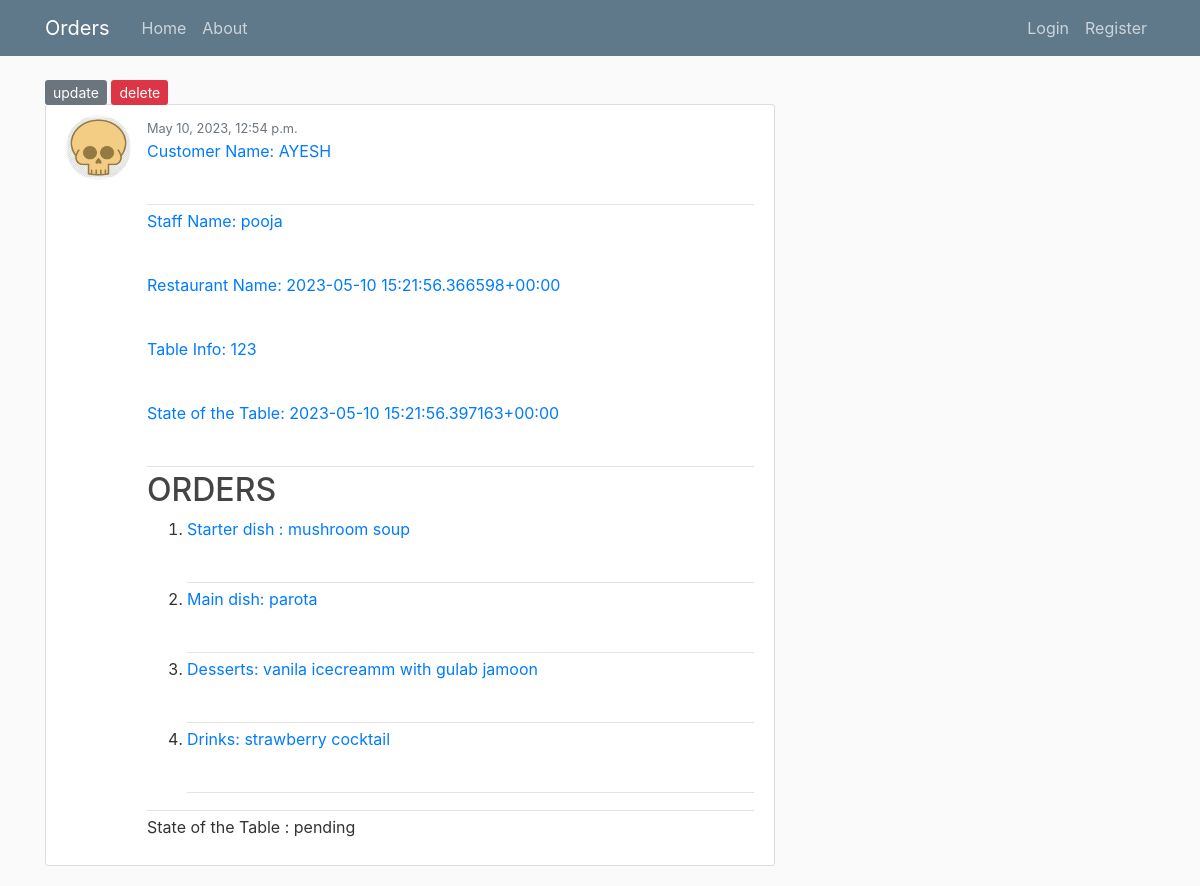
Page /Order/1/ on the committed database.
### orders/models.py (models this page shows, shortened)
class Order(models.Model):
    starter = models.TextField()
    main = models.TextField()
    desserts = models.TextField()
    drinks = models.TextField()
    TableInfo = models.TextField()
    CustName = models.TextField()
    RestName = models.TextField()
    bill = models.TextField()
    Table_state = models.TextField()
    dateTimeOrdered = models.DateTimeField(default=timezone.now)
    staff = models.ForeignKey(User, on_delete=models.CASCADE)

### staffs/models.py (models this page shows, shortened)
class Profile(models.Model):
    user = models.OneToOneField(User, on_delete=models.CASCADE)
    image = models.ImageField(default='default.jpg', upload_to ='profile_pics')
    phoneno = models.TextField()

### orders/views.py (the view)
# urls.py: path('Order/<int:pk>/',OrderDetailView.as_view(), name = 'orders-detail'),
class OrderDetailView(DetailView):
    model = Order

### orders/templates/orders/order_detail.html
{% extends "orders/base.html" %}
{% block content %}
<div>
    <div>
        <a class="btn-secondary btn-sm mt-1 mb-1" href="{%url 'orders-update' object.id %}"> update</a>
        <a class="btn-danger btn-sm mt-1 mb-1" href="{%url 'orders-delete' object.id%}"> delete</a>
    </div>
</div>
<article class="media content-section">
    <img class="rounded-circle article-img" src="{{ order.staff.profile.image.url }}">
    <div class="media-body">
        <div class="article-metadata">
            <small class="text-muted">{{ object.dateTimeOrdered }}</small>
            <a class="mr-2" href="{% url 'orders-detail' order.id%}">
                <p> Customer Name: {{ object.CustName}}</p>
            </a>
        </div>
        <a class="mr-2" href="#">
            <p> Staff Name: {{ object.staff}}</p>
        </a>
        <a class="mr-2" href="#">
            <p> Restaurant Name: {{ object.RestName}}</p>
        </a>
        <a class="mr-2" href="#">
            <p> Table Info: {{ object.TableInfo}}</p>
        </a>
        <div class="article-metadata">
            <a class="mr-2" href="#">
                <p> State of the Table: {{ object.Table_state}}</p>
            </a>
        </div>
        <div class="article-metadata">
            <h2>ORDERS</h2>
            <ol>
                <li>
                    <div class="article-metadata">
                        <a class="mr-2" href="#">
                            <p> Starter dish : {{ object.starter}}</p>
                        </a>
                    </div>
                </li>
                <li>
                    <div class="article-metadata">
                        <a class="mr-2" href="#">
                            <p> Main dish: {{ object.main}}</p>
                        </a>
                    </div>
                </li>
                <li>
                    <div class="article-metadata">
                        <a class="mr-2" href="#">
                            <p> Desserts: {{ object.desserts}}</p>
                        </a>
                    </div>
                </li>
                <li>
                    <div class="article-metadata">
                        <a class="mr-2" href="#">
                            <p> Drinks: {{ object.drinks}}</p>
                        </a>
                    </div>
                </li>
            </ol>
        </div>
        <p class="article-content">State of the Table : {{ object.bill }}</p>
    </div>
</article>
{% endblock %}

### orders/static/orders/main.css (style rules this page uses)
body { background: #fafafa; color: #333333; margin-top: 5rem; }
h1, h2, h3, h4, h5, h6 { color: #444444; }
.content-section { background: #ffffff; padding: 10px 20px; border: 1px solid #dddddd; border-radius: 3px; margin-bottom: 20px; }
.article-content { white-space: pre-line; }
.article-img { height: 65px; width: 65px; margin-right: 16px; }
.article-metadata { padding-bottom: 1px; margin-bottom: 4px; border-bottom: 1px solid #e3e3e3 }

### rows in the picture
Order: staff.profile.image (placeholder picture), dateTimeOrdered "May 10, 2023, 12:54 p.m.", CustName "AYESH", staff "pooja", RestName "2023-05-10 15:21:56.366598+00:00", TableInfo "123", Table_state "2023-05-10 15:21:56.397163+00:00", starter "mushroom soup", main "parota", desserts "vanila icecreamm with gulab jamoon", drinks "strawberry cocktail", bill "pending"
